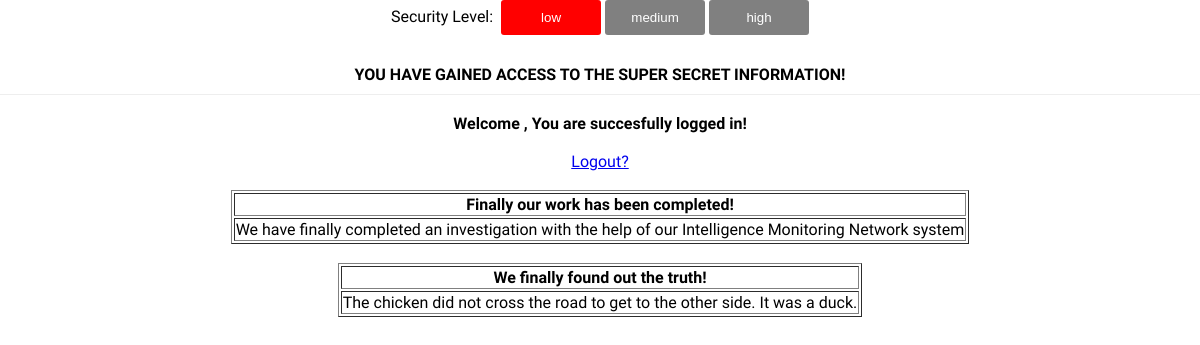
The app's page /overview.php with its own data.
### tables this page shows
CREATE TABLE `messages` (
  `id` int(11) NOT NULL,
  `title` varchar(50) NOT NULL,
  `message` varchar(250) NOT NULL
);

### overview.php (the view, shortened to what this page needs)
<?php
require 'database.php';
if($_SESSION['difficulty'] == 'low' || $_SESSION['difficulty'] == 'medium' && isset($_SESSION['user_id'])){
	$get_message = mysqli_query($connection,"SELECT id,title,message FROM messages");
	if(isset($_SESSION['user_id']) && $_SESSION['difficulty'] == 'low'
	|| $_SESSION['difficulty'] == 'medium'){
		$sql = 'SELECT id,email,username FROM users WHERE id ="'.$_SESSION['user_id'].'"';
		$get_user = mysqli_query($connection, $sql);
		$user = mysqli_fetch_array($get_user,MYSQLI_ASSOC);
	}else{
		$user = null;
	}
}else{
	header("Location: index");
}
?>
<!DOCTYPE html>
<html>
	<head>
		<link rel="stylesheet" type="text/css" href="assets/css/style.css">
	</head>
	<body>
		<form action="#" method="POST">
			Security Level:&nbsp
			<?php if($_SESSION['difficulty'] == 'low'){ ?>
				<input name="difficulty" type="submit" value="low" style="width: 100px; background-color: red">
			<?php } else{ ?>
				<input name="difficulty" type="submit" value="low" style="width: 100px; background-color: gray">
			<?php }?>
			<?php if($_SESSION['difficulty'] == 'medium'){ ?>
				<input name="difficulty" type="submit" value="medium" style="width: 100px; background-color: orange">
			<?php } else{ ?>
				<input name="difficulty" type="submit" value="medium" style="width: 100px; background-color: gray">
			<?php }?>
			<?php if($_SESSION['difficulty'] == 'high'){ ?>
				<input name="difficulty" type="submit" value="high" style="width: 100px; background-color: green">
			<?php } else{ ?>
				<input name="difficulty" type="submit" value="high" style="width: 100px; background-color: gray">
			<?php }?>
		</form>
		<div class="header">
			<b>YOU HAVE GAINED ACCESS TO THE SUPER SECRET INFORMATION!</b>
		</div>
		<br>
		<b>Welcome <a href="profile/<?php echo $user['username']; ?>"><?php echo $user['username']; ?></a>, You are succesfully logged in!</b>
		<br><br>
		<a href='logout.php'>Logout?</a>
		<br><br>
		<?php foreach($get_message as $row)
		{
			echo '<table border="1" align="center">
			<tr>
			<th>'.$row['title'].'</th>
			</tr>
			<tr><td>
			'.$row['message'].'
			</td></tr></table><br>';
		}
		?>
	</body>
</html>

### assets/css/style.css (style rules this page uses)
body { margin:0px; padding:0px; font-family: 'Comfortaa', cursive; text-align:center; }
input[type="submit"] { padding:10px; color:#fff; background:#0098cb; width:320px; margin:20px auto; margin-top:0px; border:0px; border-radius: 3px; cursor:pointer; }
.header { border-bottom:1px solid #eee; padding:10px 0px; width:100%; text-align:center; }

### records on screen
messages: title "Finally our work has been completed!", message "We have finally completed an investigation with the help of our Intelligence Monitoring Network system"
messages: title "We finally found out the truth!", message "The chicken did not cross the road to get to the other side. It was a duck."
